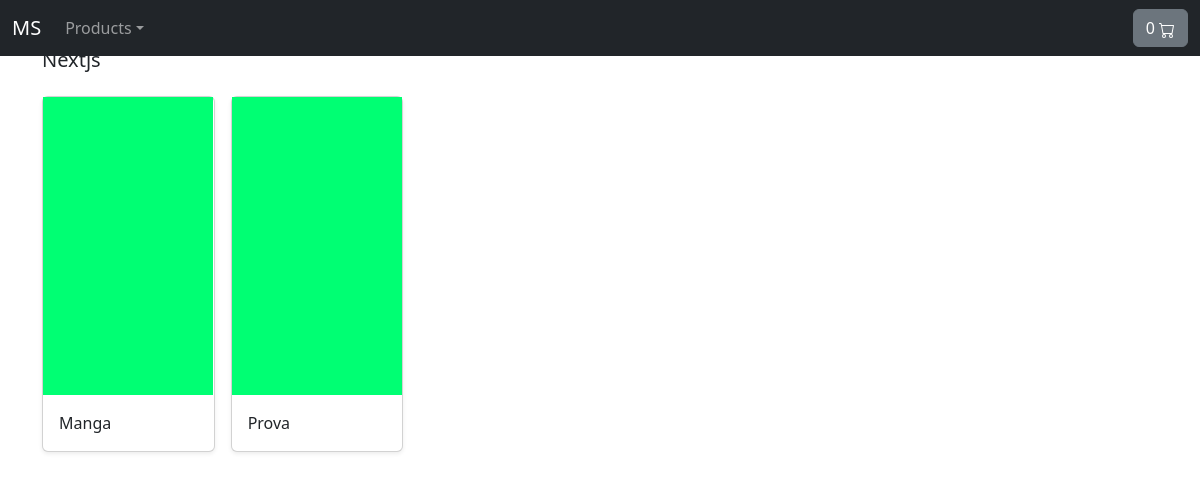
The page /shop/nextjs/ on the database as committed earlier.
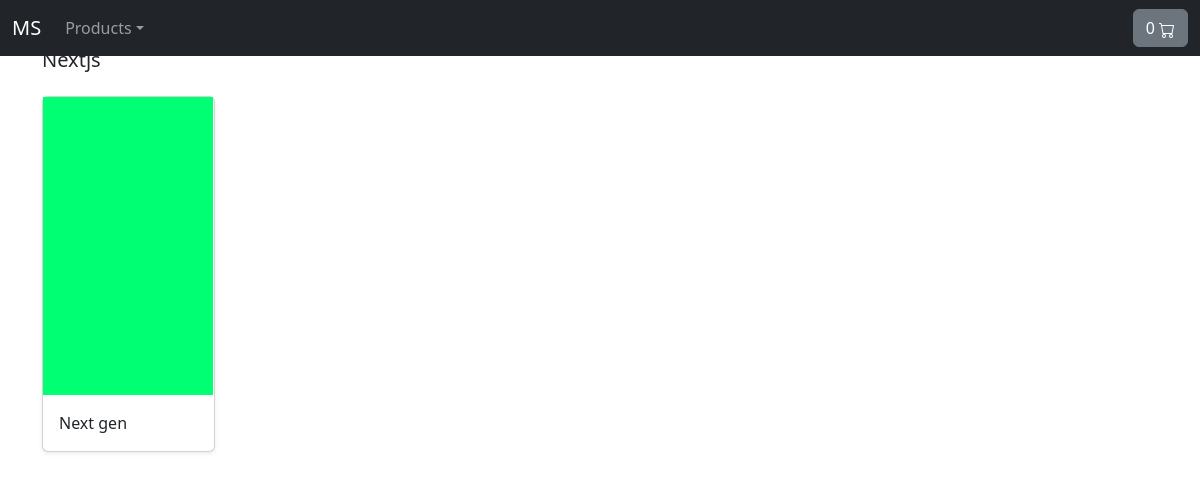
The same page on the database as committed later.
### store/models.py (models this page shows, shortened)
class Category(models.Model):
    name = models.CharField(max_length=255, db_index=True)
    slug = models.SlugField(max_length=255, unique=True)
    class Meta:
        verbose_name_plural = 'categories'
    def get_absolute_url(self):
       return reverse_lazy('store:category_list', args=[self.slug])

class Product(models.Model):
    category    = models.ForeignKey(Category, related_name='product', on_delete=models.CASCADE)
    title       = models.CharField(max_length=255)
    author      = models.CharField(max_length=255, default='Not found')
    description = models.TextField(blank=True)
    available   = models.IntegerField(default=1)
    image       = models.ImageField(upload_to='images/', default='images/default.png') # storing the link to the db
    slug        = models.SlugField(max_length=255)
    price       = models.DecimalField(max_digits=4, decimal_places=2, default=4.50)
    in_stock    = models.BooleanField(default=True)
    is_active   = models.BooleanField(default=True)
    created     = models.DateTimeField(auto_now_add=True) # TODO: remove
    updated     = models.DateTimeField(auto_now=True) # TODO: remove
    class Meta:
        ordering = ('-created',)
    def get_absolute_url(self):
        return reverse_lazy('store:product_detail', args=[self.slug])

### store/views.py (the view)
# urls.py: path('shop/<slug:slug>/', views.category_list, name='category_list'),
def category_list(request,slug):
    category = get_object_or_404(Category, slug=slug)
    products = Product.objects.filter(category=category)
    ctx = { 'category': category,
            'products': products }
    return render(request, 'store/products/category.html', context=ctx)

### cart/cart.py (called while the page is built)
    def __len__(self): # Counts the qty of the items in the cart
        return sum(item['qty'] for item in self.cart.values())

### cart/views.py (called while the page is built)
def cart(request):
    return {'cart': Cart(request)}

### store/views.py (called while the page is built)
def categories(request):
    return { 'categories': Category.objects.all() }

### templates/store/products/category.html (shortened to what this page needs)
{% extends '../base.html' %}
{% load static %}
{% block content %}
<main>
    <div class="album py-5 bg-ligth">
        <div class="container">
        <div class="pb-3 h5">{{ category.name|title }}</div>
            <div class="row row-cols-1 row-cols-sm-5 row-cols-md-6 g-3">
                {% for p in products %}
                    <div class="col">
                        <div class="card shadow-sm">
                            <img src="{{ p.image.url }}" class="img-fluid mx-auto" alt="Responsive image" width="170px"  height="270px" preserveAspectRatio="xMidYMid slice" focusable="false"></img>
                            <div class="card-body">
                                <p class="card-text">
                                    <a class="text-dark text-decoration-none" href="{{ p.get_absolute_url }}">{{ p.title }}</a>
                                </p>
                            </div>
                        </div>
                    </div>
                {% endfor %}
            </div>
        </div>
    </div>
</main>
{% endblock content %}

### templates/store/base.html (shortened to what this page needs)
{% load static %}
<!DOCTYPE html>
<html>
    <head>
        <link href="https://cdn.jsdelivr.net/npm/bootstrap@5.2.0-beta1/dist/css/bootstrap.min.css" rel="stylesheet">
    </head>
    <body>
        <header>
            <nav class="navbar navbar-expand-md navbar-dark fixed-top bg-dark">
                <div class="container-fluid">
                    <a class="navbar-brand" href="/">MS</a>
                    <div class="collapse navbar-collapse" id="navbarCollapse">
                        <ul class="navbar-nav me-auto mb-2 mb-md-0">
                            <li class="nav-item dropdown">
                                <a class="nav-link dropdown-toggle" href="#" id="navbarDropdown" role="button" data-bs-toggle="dropdown" aria-expanded="false">Products</a>
                            </li>
                        </ul>
                    </div>
                    <a type="button" role="button" href="{% url "cart:cart_summary" %}" class="btn btn-secondary">
                        {% with totqty=cart|length %}
                            <div id="cartqty" class="d-inline-flex">
                                {% if totqty > 0 %} {{ totqty }}
                                {% else %} 0
                                {% endif %}
                            </div>
                        {% endwith %}
                    </a>
                </div>
            </nav>
        </header>
        <div id="content">{% block content %} {% endblock content %}</div>
    </body>
</html>

Rows that differ between the two databases and show on the page:
removed Product: image (placeholder picture), title "Manga"
removed Product: image (placeholder picture), title "Prova"
added Product: image (placeholder picture), title "Next gen"
